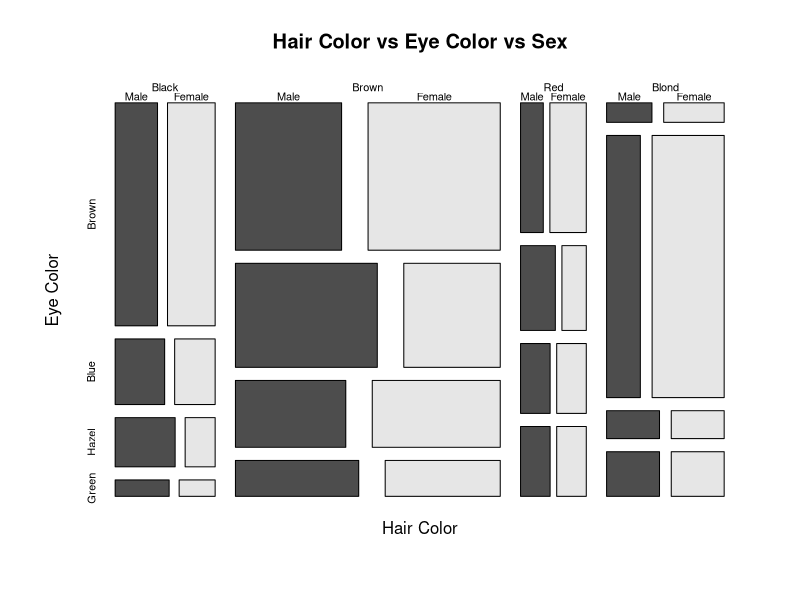
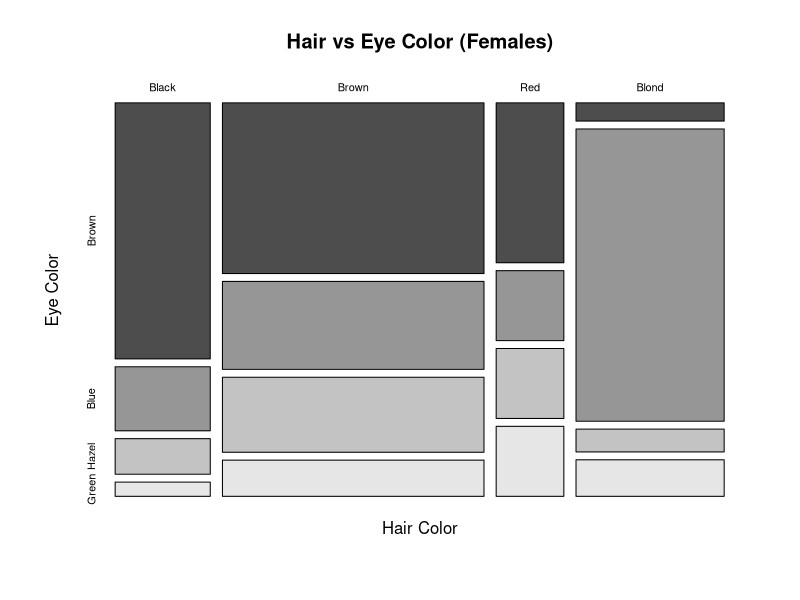
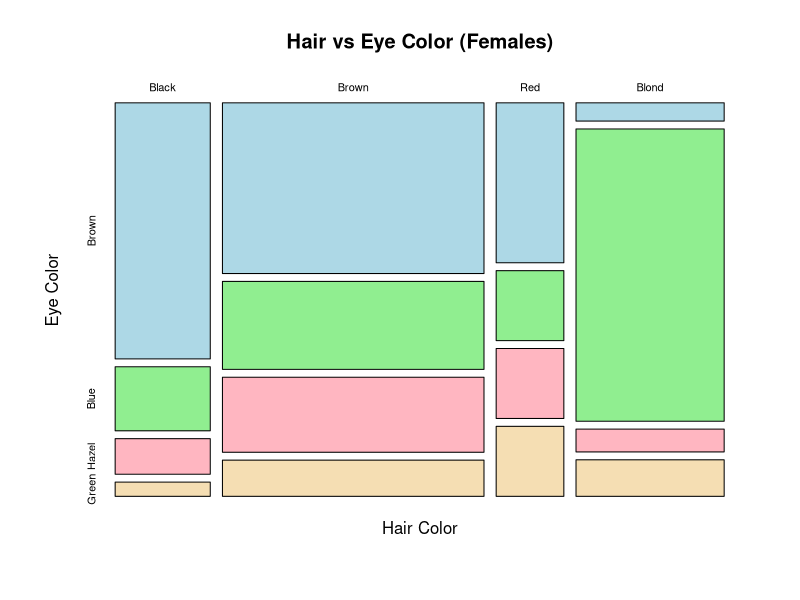

Reproduce these figures in R, in order.
data(HairEyeColor)

head(HairEyeColor)
typeof(HairEyeColor)
png("Hair_Eye_Sex_Mosaic.png", width = 800, height = 600)

mosaicplot(
  HairEyeColor,
  main = "Hair Color vs Eye Color vs Sex",
  color = TRUE,
  xlab = "Hair Color",
  ylab = "Eye Color"
)

dev.off()

png("Hair_Eye_Female_Mosaic.png", width = 800, height = 600)

mosaicplot(
  HairEyeColor[, , "Female"],
  main = "Hair vs Eye Color (Females)",
  color = TRUE,
  xlab = "Hair Color",
  ylab = "Eye Color"
)

dev.off()

png("Hair_Eye_Female_CustomColors.png", width = 800, height = 600)

mosaicplot(
  HairEyeColor[, , "Female"],
  main = "Hair vs Eye Color (Females)",
  color = c("lightblue", "lightgreen", "lightpink", "wheat"),
  xlab = "Hair Color",
  ylab = "Eye Color"
)

dev.off()
